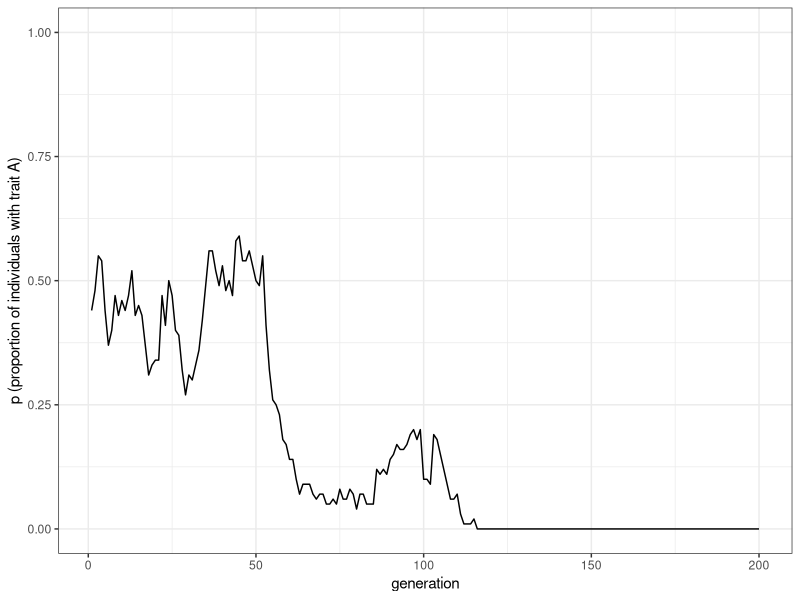
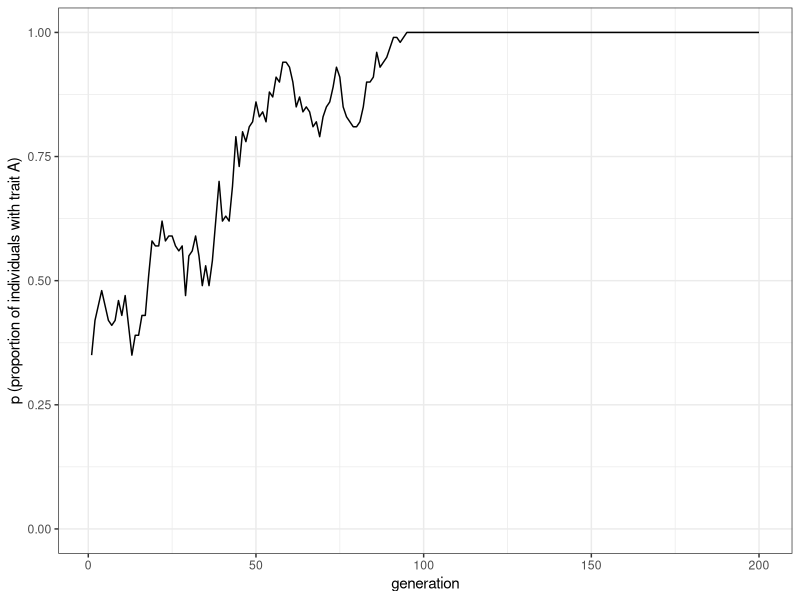
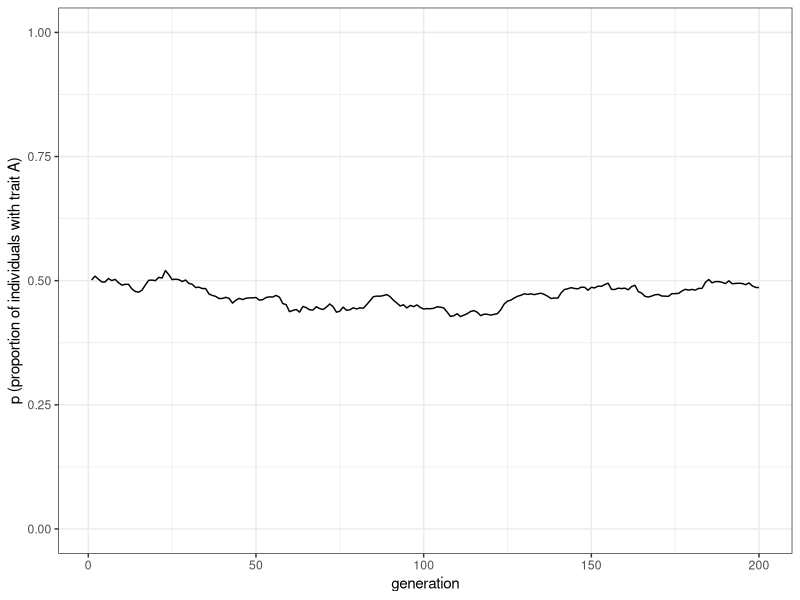
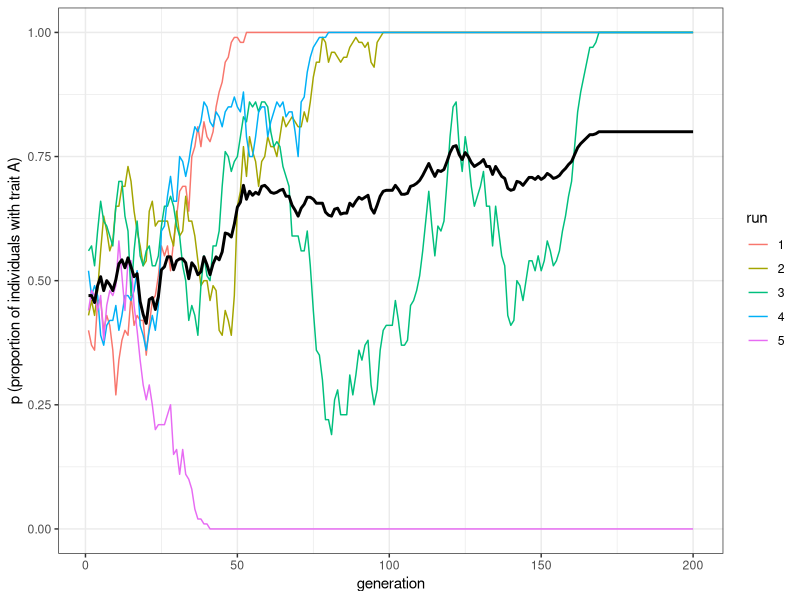
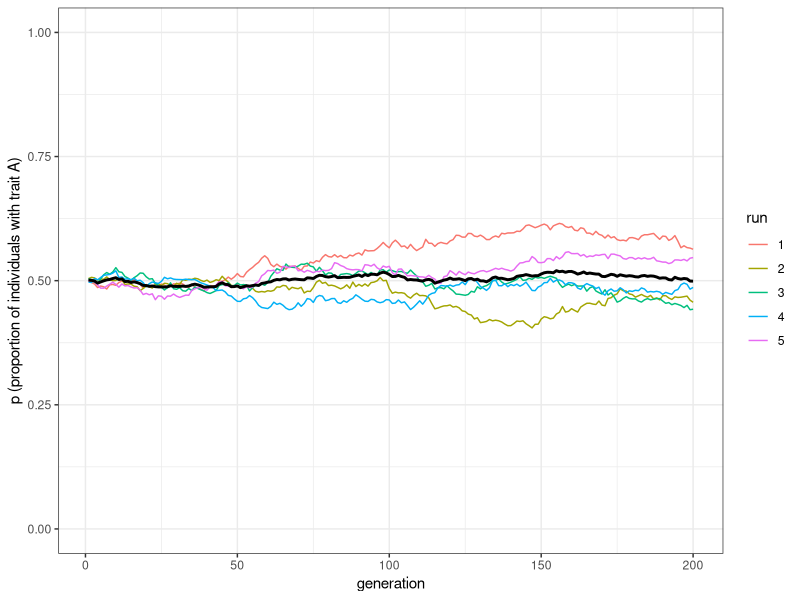
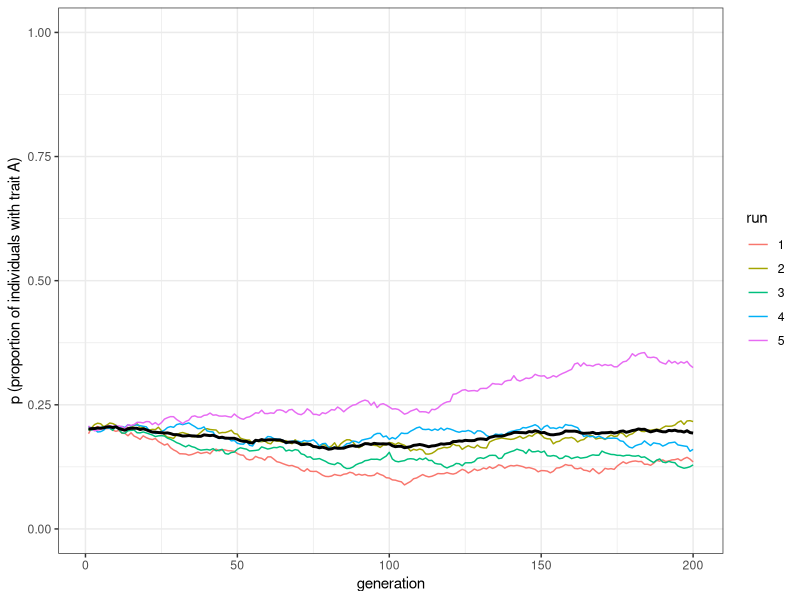

Source code (R) for these figures, in order:
## ---- chunk 1
N <- 100
t_max <- 200
## ---- chunk 2
library(tidyverse)
population <- tibble(trait = sample(c("A", "B"), N, replace = TRUE))
## ---- chunk 3
population
## ---- chunk 4
population$trait[4]
## ---- chunk 5
output <- tibble(generation = 1:t_max, p = rep(NA, t_max))
## ---- chunk 6
output$p[1] <- sum(population$trait == "A") / N
output
## ---- chunk 7
for (t in 2:t_max) {
  # Copy the population tibble to previous_population tibble
  previous_population <- population 
  
  # Randomly copy from previous generation's individuals
  population <- tibble(trait = sample(previous_population$trait, N, replace = TRUE)) 
  
  # Get p and put it into the output slot for this generation t
  output$p[t] <- sum(population$trait == "A") / N 
}
## ---- chunk 8
ggplot(data = output, aes(y = p, x = generation)) +
  geom_line() +
  ylim(c(0, 1)) +
  theme_bw() +
  labs(y = "p (proportion of individuals with trait A)")
## ---- chunk 9
unbiased_transmission_1 <- function(N, t_max) {
  population <- tibble(trait = sample(c("A", "B"), N, replace = TRUE))
  output <- tibble(generation = 1:t_max, p = rep(NA, t_max))
  output$p[1] <- sum(population$trait == "A") / N
  for (t in 2:t_max) {
    # Copy individuals to previous_population tibble
    previous_population <- population 
    
    # Randomly copy from previous generation
    population <- tibble(trait = sample(previous_population$trait, N, replace = TRUE))
    
    # Get p and put it into output slot for this generation t
    output$p[t] <- sum(population$trait == "A") / N 
  }
  # Export data from function
  output
}
## ---- chunk 10
data_model <- unbiased_transmission_1(N = 100, t_max = 200)
## ---- chunk 11
plot_single_run <- function(data_model) {
  ggplot(data = data_model, aes(y = p, x = generation)) +
    geom_line() +
    ylim(c(0, 1)) +
    theme_bw() +
    labs(y = "p (proportion of individuals with trait A)")
}
## ---- chunk 12
plot_single_run(data_model)
## ---- chunk 13
data_model <- unbiased_transmission_1(N = 10000, t_max = 200)
plot_single_run(data_model)
## ---- chunk 14
unbiased_transmission_2 <- function(N, t_max, r_max) {
  output <- tibble(generation = rep(1:t_max, r_max), 
                   p = as.numeric(rep(NA, t_max * r_max)), 
                   run = as.factor(rep(1:r_max, each = t_max))) 
  # For each run
  for (r in 1:r_max) { 
    # Create first generation
    population <- tibble(trait = sample(c("A", "B"), N, replace = TRUE))
    
    # Add first generation's p for run r
    output[output$generation == 1 & output$run == r, ]$p <-
      sum(population$trait == "A") / N 
    
    # For each generation
    for (t in 2:t_max) {
      # Copy individuals to previous_population tibble
      previous_population <- population 
      
      # Randomly copy from previous generation
      population <- tibble(trait = sample(previous_population$trait, N, replace = TRUE))
      
      # Get p and put it into output slot for this generation t and run r
      output[output$generation == t & output$run == r, ]$p <- 
        sum(population$trait == "A") / N 
    }
  }
  # Export data from function
  output 
}
## ---- chunk 15
plot_multiple_runs <- function(data_model) {
  ggplot(data = data_model, aes(y = p, x = generation)) +
    geom_line(aes(colour = run)) +
    stat_summary(fun = mean, geom = "line", size = 1) +
    ylim(c(0, 1)) +
    theme_bw() +
    labs(y = "p (proportion of individuals with trait A)")
}
## ---- chunk 16
data_model <- unbiased_transmission_2(N = 100, t_max = 200, r_max = 5)
plot_multiple_runs(data_model)
## ---- chunk 17
data_model
## ---- chunk 18
data_model <- unbiased_transmission_2(N = 10000, t_max = 200, r_max = 5)
plot_multiple_runs(data_model)
## ---- chunk 19
unbiased_transmission_3 <- function(N, p_0, t_max, r_max) {
  output <- tibble(generation = rep(1:t_max, r_max), 
                   p = as.numeric(rep(NA, t_max * r_max)), 
                   run = as.factor(rep(1:r_max, each = t_max)))
  # For each run
  for (r in 1:r_max) {
    # Create first generation
    population <- tibble(trait = sample(c("A", "B"), N, replace = TRUE, 
                                        prob = c(p_0, 1 - p_0)))
    
    # Add first generation's p for run r
    output[output$generation == 1 & output$run == r, ]$p <- 
      sum(population$trait == "A") / N 
    for (t in 2:t_max) {
      # Copy individuals to previous_population tibble
      previous_population <- population 
      
      # Randomly copy from previous generation
      population <- tibble(trait = sample(previous_population$trait, N, replace = TRUE))
      
      # Get p and put it into output slot for this generation t and run r
      output[output$generation == t & output$run == r, ]$p <- 
        sum(population$trait == "A") / N  
    }
  }
  # Export data from function
  output 
}
## ---- chunk 20
data_model <- unbiased_transmission_3(N = 10000, p_0 = 0.2, t_max = 200, r_max = 5)
plot_multiple_runs(data_model)
